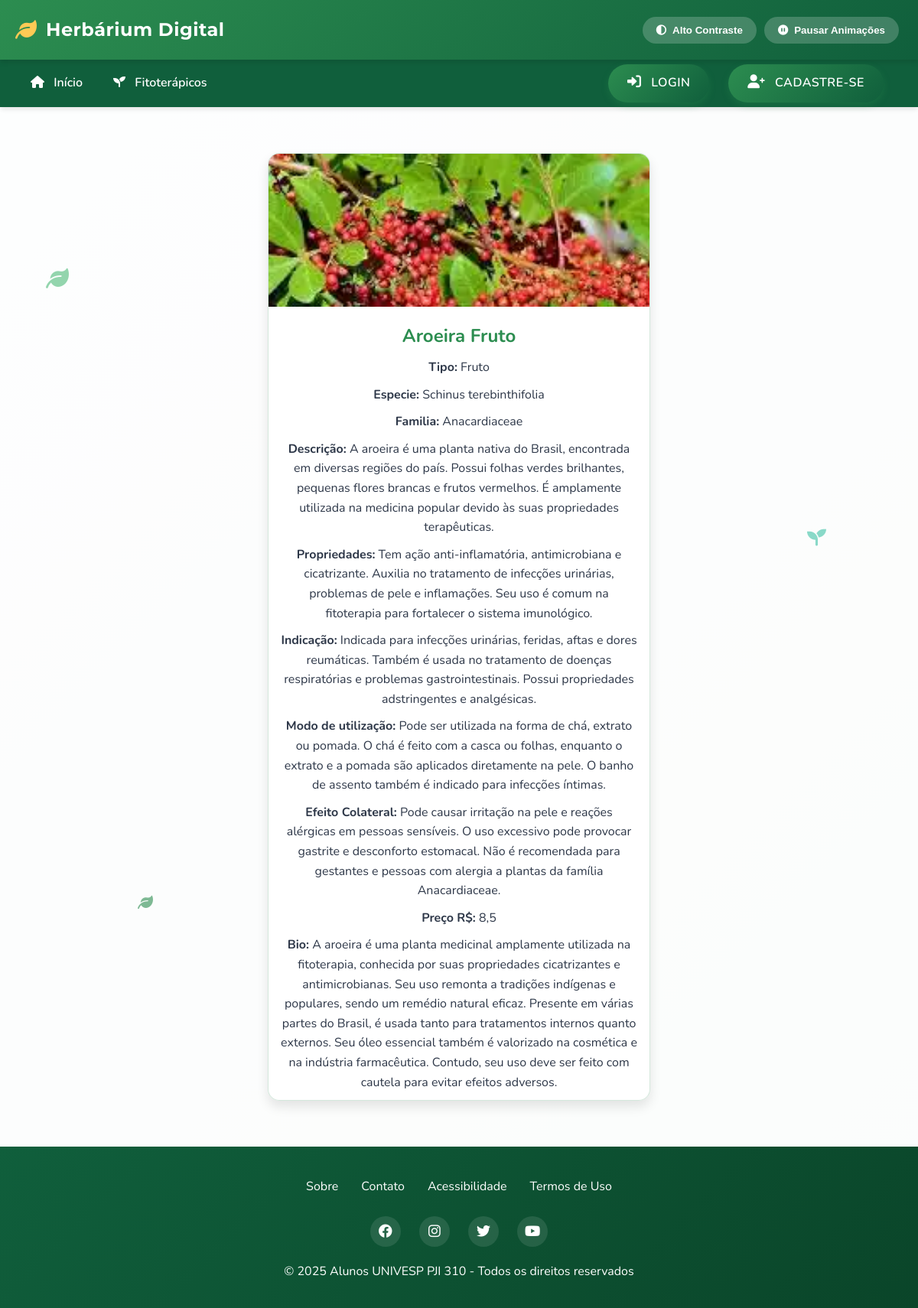
The app's page /fitoterapico/10/, older data.
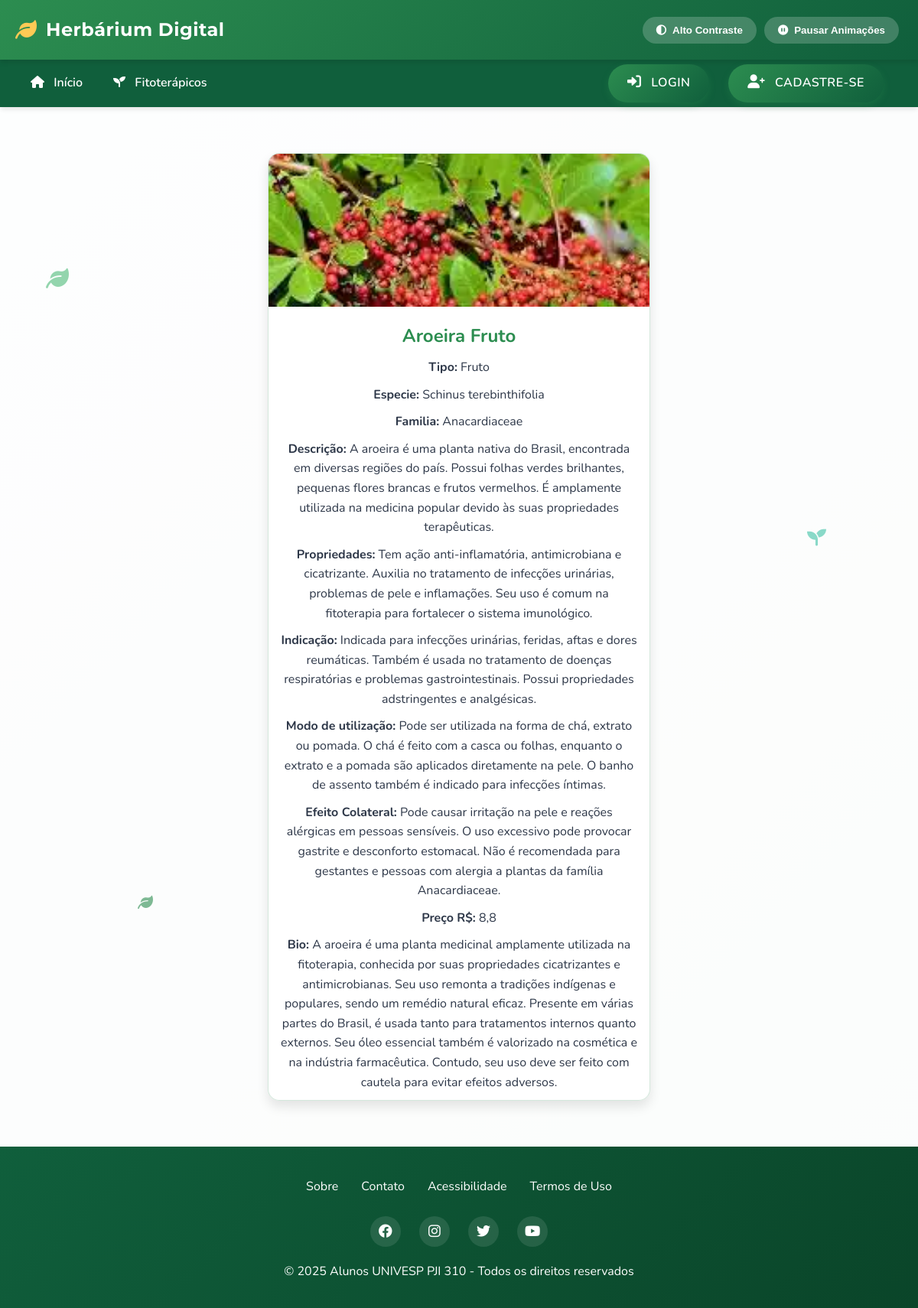
The same page, newer data.
### fitoterapico/models.py (models this page shows, shortened)
class Fitoterapico(models.Model):
    id = models.AutoField(primary_key=True)
    nome = models.CharField(max_length=100)
    tipo = models.ForeignKey(Tipo, on_delete=models.PROTECT, related_name='fitoterapico_tipo')
    especie = models.CharField(max_length=100)
    familia = models.CharField(max_length=100, blank=True, null=True)
    descricao = models.TextField()
    propriedades = models.TextField()
    indicacao = models.TextField()
    modo_uso = models.TextField()
    dosagem = models.CharField(max_length=100, blank=True, null=True)
    efeito_colateral = models.TextField(blank=True, null=True)
    preco = models.FloatField(blank=True, null=True, validators=[MinValueValidator(0)])
    foto = models.ImageField(upload_to='fitoterapico/', blank=True, null=True)
    bio = models.TextField(blank=True, null=True)
    class Meta:
        ordering = ['nome']

class Tipo(models.Model):
    id = models.AutoField(primary_key=True)
    nome = models.CharField(max_length=200)
    def __str__(self):
        return self.nome

### fitoterapico/views.py (the view)
# urls.py: path('fitoterapico/<int:pk>/', FitoterapicoDetailView.as_view(), name='fitoterapico_detail'),
class FitoterapicoDetailView(DetailView):
    model = Fitoterapico
    template_name = 'fitoterapico_detail.html'

### fitoterapico/templates/fitoterapico_detail.html (shortened to what this page needs)
{% extends "base.html" %}
{% block content %}
  <div class="fitoterapico-card">
    {% if object.foto %}
      <img src="{{ object.foto.url }}" alt="{{ object.nome }} - {{ object.tipo }}" loading="lazy">
    {% else %}
        <p class="no-foto">Imagem não disponível</p>
    {% endif %}
      <h2>{{ object.nome }} {{ object.tipo }}</h2>
      <p><strong>Tipo:</strong> {{ object.tipo }}</p>
      <p><strong>Especie:</strong> {{ object.especie }}</p>
      <p><strong>Familia:</strong> {{ object.familia }}</p>
      <p><strong>Descrição:</strong> {{ object.descricao }}</p>
      <p><strong>Propriedades:</strong> {{ object.propriedades }}</p>
      <p><strong>Indicação:</strong> {{ object.indicacao }}</p>
      <p><strong>Modo de utilização:</strong> {{ object.modo_uso }}</p>
      <p><strong>Efeito Colateral:</strong> {{ object.efeito_colateral }}</p>
      <p><strong>Preço R$:</strong> {{ object.preco }}</p>
      {% if object.bio %}
        <p><strong>Bio:</strong> {{ object.bio }}</p>
      {% endif %}
  </div>
{% endblock %}

Row changes from the older to the newer data that the page shows:
changed Fitoterapico "Aroeira": preco "8,5" → "8,8"
